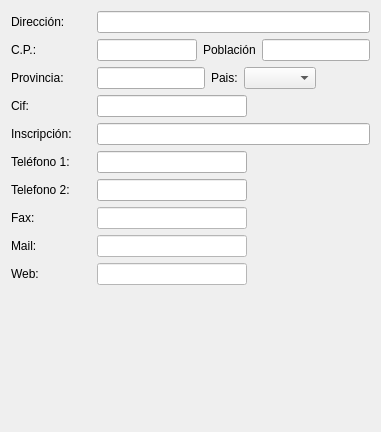
         <widget class="QWidget" name="tabWidgetPage1">
          <attribute name="title">
           <string>Datos Fiscales y de Gestión</string>
          </attribute>
          <layout class="QGridLayout" name="gridLayout_12">
           <item row="0" column="0" colspan="2">
            <widget class="QLabel" name="label_13">
             <property name="sizePolicy">
              <sizepolicy hsizetype="Maximum" vsizetype="Preferred">
               <horstretch>0</horstretch>
               <verstretch>0</verstretch>
              </sizepolicy>
             </property>
             <property name="text">
              <string>Dirección:</string>
             </property>
            </widget>
           </item>
           <item row="0" column="2">
            <widget class="QLineEdit" name="txtdireccion1">
             <property name="clearButtonEnabled">
              <bool>true</bool>
             </property>
            </widget>
           </item>
           <item row="1" column="0">
            <widget class="QLabel" name="label_14">
             <property name="sizePolicy">
              <sizepolicy hsizetype="Maximum" vsizetype="Preferred">
               <horstretch>0</horstretch>
               <verstretch>0</verstretch>
              </sizepolicy>
             </property>
             <property name="text">
              <string>C.P.:</string>
             </property>
            </widget>
           </item>
           <item row="1" column="2">
            <layout class="QHBoxLayout" name="horizontalLayout">
             <item>
              <widget class="QLineEdit" name="txtcp">
               <property name="maximumSize">
                <size>
                 <width>100</width>
                 <height>16777215</height>
                </size>
               </property>
               <property name="clearButtonEnabled">
                <bool>true</bool>
               </property>
              </widget>
             </item>
             <item>
              <widget class="QLabel" name="label_50">
               <property name="text">
                <string>Población</string>
               </property>
              </widget>
             </item>
             <item>
              <widget class="QLineEdit" name="txtpoblacion">
               <property name="clearButtonEnabled">
                <bool>true</bool>
               </property>
              </widget>
             </item>
            </layout>
           </item>
           <item row="2" column="0" colspan="2">
            <widget class="QLabel" name="label_15">
             <property name="sizePolicy">
              <sizepolicy hsizetype="Maximum" vsizetype="Preferred">
               <horstretch>0</horstretch>
               <verstretch>0</verstretch>
              </sizepolicy>
             </property>
             <property name="text">
              <string>Provincia:</string>
             </property>
            </widget>
           </item>
           <item row="2" column="2">
            <layout class="QHBoxLayout" name="horizontalLayout_2">
             <item>
              <widget class="QLineEdit" name="txtprovincia">
               <property name="maximumSize">
                <size>
                 <width>200</width>
                 <height>16777215</height>
                </size>
               </property>
               <property name="clearButtonEnabled">
                <bool>true</bool>
               </property>
              </widget>
             </item>
             <item>
              <widget class="QLabel" name="label_16">
               <property name="sizePolicy">
                <sizepolicy hsizetype="Maximum" vsizetype="Preferred">
                 <horstretch>0</horstretch>
                 <verstretch>0</verstretch>
                </sizepolicy>
               </property>
               <property name="text">
                <string>Pais:</string>
               </property>
              </widget>
             </item>
             <item>
              <widget class="QComboBox" name="cboPais_create">
               <property name="maximumSize">
                <size>
                 <width>250</width>
                 <height>16777215</height>
                </size>
               </property>
              </widget>
             </item>
             <item>
              <spacer name="horizontalSpacer_3">
               <property name="orientation">
                <enum>Qt::Horizontal</enum>
               </property>
               <property name="sizeHint" stdset="0">
                <size>
                 <width>40</width>
                 <height>20</height>
                </size>
               </property>
              </spacer>
             </item>
            </layout>
           </item>
           <item row="3" column="0" colspan="2">
            <widget class="QLabel" name="label_22">
             <property name="sizePolicy">
              <sizepolicy hsizetype="Maximum" vsizetype="Preferred">
               <horstretch>0</horstretch>
               <verstretch>0</verstretch>
              </sizepolicy>
             </property>
             <property name="minimumSize">
              <size>
               <width>66</width>
               <height>0</height>
              </size>
             </property>
             <property name="text">
              <string>Cif:</string>
             </property>
            </widget>
           </item>
           <item row="3" column="2">
            <widget class="QLineEdit" name="txtcif">
             <property name="maximumSize">
              <size>
               <width>150</width>
               <height>16777215</height>
              </size>
             </property>
             <property name="clearButtonEnabled">
              <bool>true</bool>
             </property>
            </widget>
           </item>
           <item row="4" column="0" colspan="2">
            <widget class="QLabel" name="label_23">
             <property name="sizePolicy">
              <sizepolicy hsizetype="Maximum" vsizetype="Preferred">
               <horstretch>0</horstretch>
               <verstretch>0</verstretch>
              </sizepolicy>
             </property>
             <property name="text">
              <string>Inscripción:</string>
             </property>
            </widget>
           </item>
           <item row="4" column="2">
            <widget class="QLineEdit" name="txtcInscripcion">
             <property name="clearButtonEnabled">
              <bool>true</bool>
             </property>
            </widget>
           </item>
           <item row="5" column="0" colspan="2">
            <widget class="QLabel" name="label_17">
             <property name="sizePolicy">
              <sizepolicy hsizetype="Maximum" vsizetype="Preferred">
               <horstretch>0</horstretch>
               <verstretch>0</verstretch>
              </sizepolicy>
             </property>
             <property name="minimumSize">
              <size>
               <width>80</width>
               <height>0</height>
              </size>
             </property>
             <property name="text">
              <string>Teléfono 1:</string>
             </property>
            </widget>
           </item>
           <item row="5" column="2">
            <widget class="QLineEdit" name="txttelefono1">
             <property name="maximumSize">
              <size>
               <width>150</width>
               <height>16777215</height>
              </size>
             </property>
             <property name="text">
              <string/>
             </property>
             <property name="clearButtonEnabled">
              <bool>true</bool>
             </property>
            </widget>
           </item>
           <item row="6" column="0" colspan="2">
            <widget class="QLabel" name="label_18">
             <property name="sizePolicy">
              <sizepolicy hsizetype="Maximum" vsizetype="Preferred">
               <horstretch>0</horstretch>
               <verstretch>0</verstretch>
              </sizepolicy>
             </property>
             <property name="minimumSize">
              <size>
               <width>80</width>
               <height>0</height>
              </size>
             </property>
             <property name="text">
              <string>Telefono 2:</string>
             </property>
            </widget>
           </item>
           <item row="6" column="2">
            <widget class="QLineEdit" name="txttelefono2">
             <property name="maximumSize">
              <size>
               <width>150</width>
               <height>16777215</height>
              </size>
             </property>
             <property name="text">
              <string/>
             </property>
             <property name="clearButtonEnabled">
              <bool>true</bool>
             </property>
            </widget>
           </item>
           <item row="7" column="0" colspan="2">
            <widget class="QLabel" name="label_19">
             <property name="sizePolicy">
              <sizepolicy hsizetype="Maximum" vsizetype="Preferred">
               <horstretch>0</horstretch>
               <verstretch>0</verstretch>
              </sizepolicy>
             </property>
             <property name="minimumSize">
              <size>
               <width>80</width>
               <height>0</height>
              </size>
             </property>
             <property name="text">
              <string>Fax:</string>
             </property>
            </widget>
           </item>
           <item row="7" column="2">
            <widget class="QLineEdit" name="txtfax">
             <property name="maximumSize">
              <size>
               <width>150</width>
               <height>16777215</height>
              </size>
             </property>
             <property name="styleSheet">
              <string notr="true">background-color: rgb(255, 255, 255);</string>
             </property>
             <property name="text">
              <string/>
             </property>
             <property name="clearButtonEnabled">
              <bool>true</bool>
             </property>
            </widget>
           </item>
           <item row="8" column="0" colspan="2">
            <widget class="QLabel" name="label_20">
             <property name="sizePolicy">
              <sizepolicy hsizetype="Maximum" vsizetype="Preferred">
               <horstretch>0</horstretch>
               <verstretch>0</verstretch>
              </sizepolicy>
             </property>
             <property name="minimumSize">
              <size>
               <width>80</width>
               <height>0</height>
              </size>
             </property>
             <property name="text">
              <string>Mail:</string>
             </property>
            </widget>
           </item>
           <item row="8" column="2">
            <widget class="QLineEdit" name="txtcMail">
             <property name="maximumSize">
              <size>
               <width>150</width>
               <height>16777215</height>
              </size>
             </property>
             <property name="styleSheet">
              <string notr="true">background-color: rgb(255, 255, 255);</string>
             </property>
             <property name="text">
              <string/>
             </property>
             <property name="clearButtonEnabled">
              <bool>true</bool>
             </property>
            </widget>
           </item>
           <item row="9" column="0" colspan="2">
            <widget class="QLabel" name="label_21">
             <property name="sizePolicy">
              <sizepolicy hsizetype="Maximum" vsizetype="Preferred">
               <horstretch>0</horstretch>
               <verstretch>0</verstretch>
              </sizepolicy>
             </property>
             <property name="minimumSize">
              <size>
               <width>80</width>
               <height>0</height>
              </size>
             </property>
             <property name="text">
              <string>Web:</string>
             </property>
            </widget>
           </item>
           <item row="9" column="2">
            <widget class="QLineEdit" name="txtweb">
             <property name="maximumSize">
              <size>
               <width>150</width>
               <height>16777215</height>
              </size>
             </property>
             <property name="styleSheet">
              <string notr="true">background-color: rgb(255, 255, 255);</string>
             </property>
             <property name="text">
              <string/>
             </property>
             <property name="clearButtonEnabled">
              <bool>true</bool>
             </property>
            </widget>
           </item>
           <item row="10" column="1">
            <spacer name="verticalSpacer_9">
             <property name="orientation">
              <enum>Qt::Vertical</enum>
             </property>
             <property name="sizeHint" stdset="0">
              <size>
               <width>20</width>
               <height>136</height>
              </size>
             </property>
            </spacer>
           </item>
          </layout>
         </widget>
